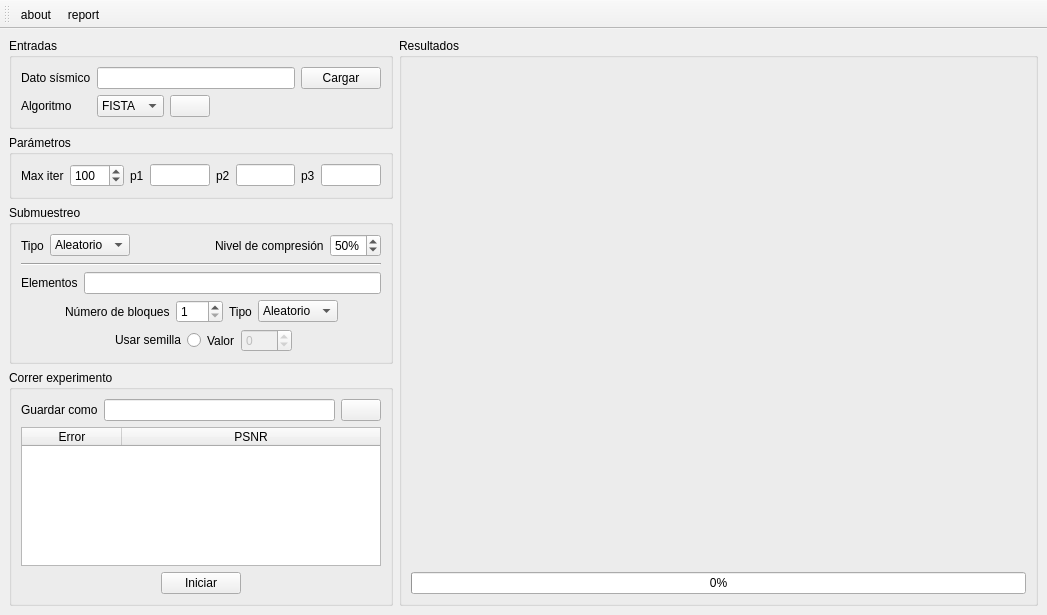
<?xml version="1.0" encoding="UTF-8"?>
<ui version="4.0">
 <class>MainWindow</class>
 <widget class="QMainWindow" name="MainWindow">
  <property name="geometry">
   <rect>
    <x>0</x>
    <y>0</y>
    <width>1047</width>
    <height>615</height>
   </rect>
  </property>
  <property name="windowTitle">
   <string>9836 Proyecto de Sísmica</string>
  </property>
  <widget class="QWidget" name="centralwidget">
   <layout class="QHBoxLayout" name="horizontalLayout_2" stretch="30,50">
    <item>
     <layout class="QVBoxLayout" name="verticalLayout">
      <item>
       <widget class="QGroupBox" name="inputGroupBox">
        <property name="title">
         <string>Entradas</string>
        </property>
        <layout class="QGridLayout" name="gridLayout" columnstretch="0,10,0">
         <item row="1" column="1">
          <layout class="QHBoxLayout" name="algorithmHLayout">
           <item>
            <widget class="QComboBox" name="algorithmComboBox">
             <item>
              <property name="text">
               <string>FISTA</string>
              </property>
             </item>
             <item>
              <property name="text">
               <string>GAP</string>
              </property>
             </item>
             <item>
              <property name="text">
               <string>TwIST</string>
              </property>
             </item>
             <item>
              <property name="text">
               <string>ADMM</string>
              </property>
             </item>
            </widget>
           </item>
           <item>
            <widget class="QPushButton" name="algorithmPushButton">
             <property name="enabled">
              <bool>true</bool>
             </property>
             <property name="toolTip">
              <string>Ver ecuación</string>
             </property>
             <property name="autoFillBackground">
              <bool>false</bool>
             </property>
             <property name="text">
              <string/>
             </property>
             <property name="icon">
              <iconset resource="../assets/assets.qrc">
               <normaloff>:/icons/icons/view.png</normaloff>:/icons/icons/view.png</iconset>
             </property>
            </widget>
           </item>
           <item>
            <spacer name="algorithmHSpacer">
             <property name="orientation">
              <enum>Qt::Horizontal</enum>
             </property>
             <property name="sizeHint" stdset="0">
              <size>
               <width>13</width>
               <height>20</height>
              </size>
             </property>
            </spacer>
           </item>
          </layout>
         </item>
         <item row="0" column="0">
          <widget class="QLabel" name="inputLabel">
           <property name="text">
            <string>Dato sísmico</string>
           </property>
          </widget>
         </item>
         <item row="0" column="2">
          <widget class="QPushButton" name="loadPushButton">
           <property name="text">
            <string>Cargar</string>
           </property>
          </widget>
         </item>
         <item row="0" column="1">
          <widget class="QLineEdit" name="inputLineEdit"/>
         </item>
         <item row="1" column="0">
          <layout class="QHBoxLayout" name="algorithmLabelHLayout">
           <property name="sizeConstraint">
            <enum>QLayout::SetDefaultConstraint</enum>
           </property>
           <item>
            <widget class="QLabel" name="algorithmLabel">
             <property name="text">
              <string>Algoritmo</string>
             </property>
            </widget>
           </item>
           <item>
            <spacer name="algorithmLabelHSpacer">
             <property name="orientation">
              <enum>Qt::Horizontal</enum>
             </property>
             <property name="sizeHint" stdset="0">
              <size>
               <width>13</width>
               <height>20</height>
              </size>
             </property>
            </spacer>
           </item>
          </layout>
         </item>
         <item row="1" column="2">
          <spacer name="inputHSpacer">
           <property name="orientation">
            <enum>Qt::Horizontal</enum>
           </property>
           <property name="sizeHint" stdset="0">
            <size>
             <width>78</width>
             <height>20</height>
            </size>
           </property>
          </spacer>
         </item>
        </layout>
       </widget>
      </item>
      <item>
       <widget class="QGroupBox" name="paramGroupBox">
        <property name="title">
         <string>Parámetros</string>
        </property>
        <layout class="QHBoxLayout" name="horizontalLayout_4">
         <item>
          <layout class="QHBoxLayout" name="paramHLayout">
           <item>
            <widget class="QLabel" name="maxiterLabel">
             <property name="text">
              <string>Max iter</string>
             </property>
            </widget>
           </item>
           <item>
            <widget class="QSpinBox" name="maxiterSpinBox">
             <property name="minimum">
              <number>1</number>
             </property>
             <property name="maximum">
              <number>9999</number>
             </property>
             <property name="value">
              <number>100</number>
             </property>
            </widget>
           </item>
           <item>
            <widget class="QLabel" name="param1Label">
             <property name="text">
              <string>p1</string>
             </property>
            </widget>
           </item>
           <item>
            <widget class="QLineEdit" name="param1LineEdit"/>
           </item>
           <item>
            <widget class="QLabel" name="param2Label">
             <property name="text">
              <string>p2</string>
             </property>
            </widget>
           </item>
           <item>
            <widget class="QLineEdit" name="param2LineEdit"/>
           </item>
           <item>
            <widget class="QLabel" name="param3Label">
             <property name="text">
              <string>p3</string>
             </property>
            </widget>
           </item>
           <item>
            <widget class="QLineEdit" name="param3LineEdit"/>
           </item>
          </layout>
         </item>
        </layout>
       </widget>
      </item>
      <item>
       <widget class="QGroupBox" name="samplingGroupBox">
        <property name="title">
         <string>Submuestreo</string>
        </property>
        <layout class="QVBoxLayout" name="verticalLayout_2">
         <item>
          <layout class="QHBoxLayout" name="samplingHLayout">
           <item>
            <widget class="QLabel" name="samplingTypeLabel">
             <property name="text">
              <string>Tipo</string>
             </property>
            </widget>
           </item>
           <item>
            <widget class="QComboBox" name="samplingTypeComboBox">
             <item>
              <property name="text">
               <string>Aleatorio</string>
              </property>
             </item>
             <item>
              <property name="text">
               <string>Uniforme</string>
              </property>
             </item>
             <item>
              <property name="text">
               <string>Jitter</string>
              </property>
             </item>
             <item>
              <property name="text">
               <string>Lista</string>
              </property>
             </item>
            </widget>
           </item>
           <item>
            <spacer name="compressHSpacer">
             <property name="orientation">
              <enum>Qt::Horizontal</enum>
             </property>
             <property name="sizeHint" stdset="0">
              <size>
               <width>40</width>
               <height>20</height>
              </size>
             </property>
            </spacer>
           </item>
           <item>
            <widget class="QLabel" name="compressLabel">
             <property name="text">
              <string>Nivel de compresión</string>
             </property>
            </widget>
           </item>
           <item>
            <widget class="QSpinBox" name="compressSpinBox">
             <property name="suffix">
              <string>%</string>
             </property>
             <property name="prefix">
              <string/>
             </property>
             <property name="minimum">
              <number>1</number>
             </property>
             <property name="maximum">
              <number>99</number>
             </property>
             <property name="value">
              <number>50</number>
             </property>
            </widget>
           </item>
          </layout>
         </item>
         <item>
          <widget class="Line" name="samplingHLine">
           <property name="orientation">
            <enum>Qt::Horizontal</enum>
           </property>
          </widget>
         </item>
         <item>
          <layout class="QHBoxLayout" name="elementHLayout">
           <item>
            <widget class="QLabel" name="elementLabel">
             <property name="text">
              <string>Elementos</string>
             </property>
            </widget>
           </item>
           <item>
            <widget class="QLineEdit" name="elementLineEdit"/>
           </item>
          </layout>
         </item>
         <item>
          <layout class="QHBoxLayout" name="jitterHLayout">
           <item>
            <spacer name="jitterHSpacer1">
             <property name="orientation">
              <enum>Qt::Horizontal</enum>
             </property>
             <property name="sizeHint" stdset="0">
              <size>
               <width>40</width>
               <height>20</height>
              </size>
             </property>
            </spacer>
           </item>
           <item>
            <widget class="QLabel" name="jitterBlockLabel">
             <property name="text">
              <string>Número de bloques</string>
             </property>
            </widget>
           </item>
           <item>
            <widget class="QSpinBox" name="jitterBlockSpinBox">
             <property name="suffix">
              <string/>
             </property>
             <property name="prefix">
              <string/>
             </property>
             <property name="minimum">
              <number>1</number>
             </property>
             <property name="maximum">
              <number>999</number>
             </property>
            </widget>
           </item>
           <item>
            <widget class="QLabel" name="jitterTypeLabel">
             <property name="text">
              <string>Tipo</string>
             </property>
            </widget>
           </item>
           <item>
            <widget class="QComboBox" name="jitterComboBox">
             <item>
              <property name="text">
               <string>Aleatorio</string>
              </property>
             </item>
             <item>
              <property name="text">
               <string>Uniforme</string>
              </property>
             </item>
            </widget>
           </item>
           <item>
            <spacer name="jitterHSpacer2">
             <property name="orientation">
              <enum>Qt::Horizontal</enum>
             </property>
             <property name="sizeHint" stdset="0">
              <size>
               <width>40</width>
               <height>20</height>
              </size>
             </property>
            </spacer>
           </item>
          </layout>
         </item>
         <item>
          <layout class="QHBoxLayout" name="sdHLayout">
           <item>
            <spacer name="samplingOptHSpacer">
             <property name="orientation">
              <enum>Qt::Horizontal</enum>
             </property>
             <property name="sizeHint" stdset="0">
              <size>
               <width>40</width>
               <height>20</height>
              </size>
             </property>
            </spacer>
           </item>
           <item>
            <layout class="QHBoxLayout" name="seedHLayout">
             <item>
              <widget class="QRadioButton" name="seedRadioButton">
               <property name="layoutDirection">
                <enum>Qt::RightToLeft</enum>
               </property>
               <property name="text">
                <string>Usar semilla</string>
               </property>
              </widget>
             </item>
             <item>
              <widget class="QLabel" name="seedLabel">
               <property name="text">
                <string>Valor</string>
               </property>
              </widget>
             </item>
             <item>
              <widget class="QSpinBox" name="seedSpinBox">
               <property name="enabled">
                <bool>false</bool>
               </property>
               <property name="suffix">
                <string/>
               </property>
               <property name="prefix">
                <string/>
               </property>
               <property name="minimum">
                <number>-999</number>
               </property>
               <property name="maximum">
                <number>999</number>
               </property>
              </widget>
             </item>
            </layout>
           </item>
           <item>
            <spacer name="seedHSpacer">
             <property name="orientation">
              <enum>Qt::Horizontal</enum>
             </property>
             <property name="sizeHint" stdset="0">
              <size>
               <width>40</width>
               <height>20</height>
              </size>
             </property>
            </spacer>
           </item>
          </layout>
         </item>
        </layout>
       </widget>
      </item>
      <item>
       <widget class="QGroupBox" name="runGroupBox">
        <property name="title">
         <string>Correr experimento</string>
        </property>
        <layout class="QVBoxLayout" name="verticalLayout_4">
         <item>
          <layout class="QHBoxLayout" name="saveAsHLayout">
           <item>
            <widget class="QLabel" name="saveAsLabel">
             <property name="text">
              <string>Guardar como</string>
             </property>
            </widget>
           </item>
           <item>
            <widget class="QLineEdit" name="saveAsLineEdit"/>
           </item>
           <item>
            <widget class="QPushButton" name="saveAsPushButton">
             <property name="text">
              <string/>
             </property>
             <property name="icon">
              <iconset resource="../assets/assets.qrc">
               <normaloff>:/icons/icons/save.png</normaloff>:/icons/icons/save.png</iconset>
             </property>
            </widget>
           </item>
          </layout>
         </item>
         <item>
          <widget class="QTableWidget" name="outputTableWidget">
           <property name="autoFillBackground">
            <bool>false</bool>
           </property>
           <property name="showGrid">
            <bool>true</bool>
           </property>
           <attribute name="horizontalHeaderShowSortIndicator" stdset="0">
            <bool>false</bool>
           </attribute>
           <attribute name="horizontalHeaderStretchLastSection">
            <bool>true</bool>
           </attribute>
           <attribute name="verticalHeaderStretchLastSection">
            <bool>false</bool>
           </attribute>
           <column>
            <property name="text">
             <string>Error</string>
            </property>
           </column>
           <column>
            <property name="text">
             <string>PSNR</string>
            </property>
           </column>
          </widget>
         </item>
         <item>
          <layout class="QHBoxLayout" name="startHLayout">
           <item>
            <spacer name="startHSpacer1">
             <property name="orientation">
              <enum>Qt::Horizontal</enum>
             </property>
             <property name="sizeHint" stdset="0">
              <size>
               <width>40</width>
               <height>20</height>
              </size>
             </property>
            </spacer>
           </item>
           <item>
            <widget class="QPushButton" name="startPushButton">
             <property name="text">
              <string>Iniciar</string>
             </property>
            </widget>
           </item>
           <item>
            <spacer name="startHSpacer2">
             <property name="orientation">
              <enum>Qt::Horizontal</enum>
             </property>
             <property name="sizeHint" stdset="0">
              <size>
               <width>40</width>
               <height>20</height>
              </size>
             </property>
            </spacer>
           </item>
          </layout>
         </item>
        </layout>
       </widget>
      </item>
     </layout>
    </item>
    <item>
     <widget class="QGroupBox" name="resultGroupBox">
      <property name="title">
       <string>Resultados</string>
      </property>
      <layout class="QVBoxLayout" name="verticalLayout_5">
       <item>
        <widget class="QLabel" name="resultLabel">
         <property name="text">
          <string/>
         </property>
        </widget>
       </item>
       <item>
        <widget class="QProgressBar" name="resultProgressBar">
         <property name="value">
          <number>0</number>
         </property>
        </widget>
       </item>
      </layout>
     </widget>
    </item>
   </layout>
  </widget>
  <widget class="QToolBar" name="toolBar">
   <property name="windowTitle">
    <string>toolBar</string>
   </property>
   <attribute name="toolBarArea">
    <enum>TopToolBarArea</enum>
   </attribute>
   <attribute name="toolBarBreak">
    <bool>false</bool>
   </attribute>
   <addaction name="aboutOfAction"/>
   <addaction name="reportAction"/>
  </widget>
  <action name="aboutOfAction">
   <property name="icon">
    <iconset resource="../assets/assets.qrc">
     <normaloff>:/icons/icons/info.png</normaloff>:/icons/icons/info.png</iconset>
   </property>
   <property name="text">
    <string>about</string>
   </property>
   <property name="toolTip">
    <string>&lt;html&gt;&lt;head/&gt;&lt;body&gt;&lt;p&gt;Acerca de este proyecto&lt;/p&gt;&lt;/body&gt;&lt;/html&gt;</string>
   </property>
  </action>
  <action name="reportAction">
   <property name="icon">
    <iconset resource="../assets/assets.qrc">
     <normaloff>:/icons/icons/report.png</normaloff>:/icons/icons/report.png</iconset>
   </property>
   <property name="text">
    <string>report</string>
   </property>
  </action>
 </widget>
 <resources>
  <include location="../assets/assets.qrc"/>
 </resources>
 <connections/>
</ui>
